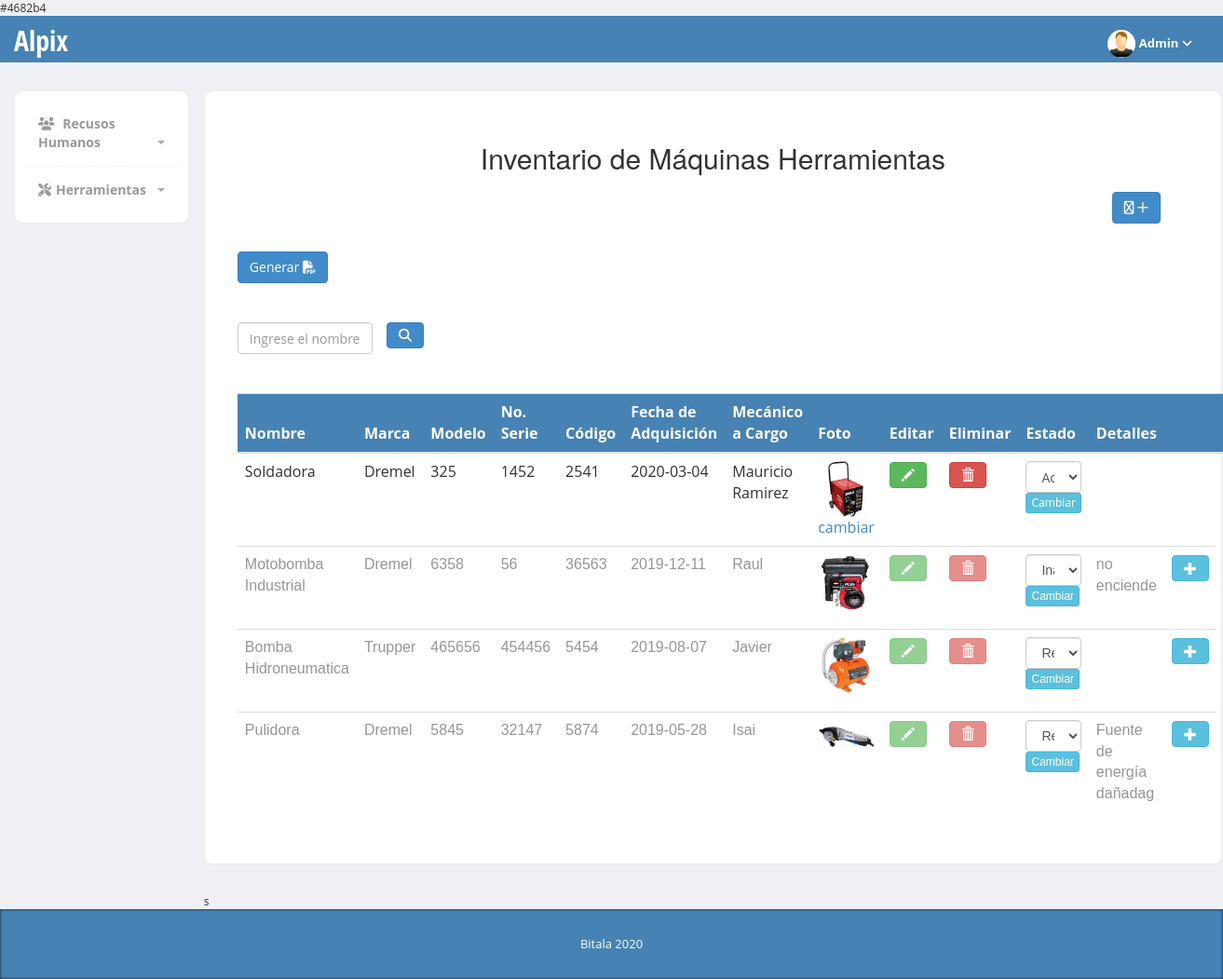
Page /MaquinasHerramientas.php (signed in) on the committed database.
### tables this page shows
CREATE TABLE `maquinash` (
  `idmaquina` int(11) NOT NULL,
  `nombre` varchar(150) NOT NULL,
  `marca` varchar(50) NOT NULL,
  `modelo` varchar(50) NOT NULL,
  `nserie` int(11) NOT NULL,
  `codigo` int(11) NOT NULL,
  `fadquisicion` date NOT NULL,
  `costo` int(11) NOT NULL,
  `estado` int(11) NOT NULL,
  `foto` varchar(60) NOT NULL,
  `falla` varchar(300) NOT NULL,
  `ideMecanico` int(11) NOT NULL
);

CREATE TABLE `mecanico` (
  `ideMecanico` int(11) NOT NULL,
  `nlista` int(11) NOT NULL,
  `nombreMec` varchar(150) NOT NULL,
  `direccion` varchar(250) NOT NULL,
  `fnacimiento` date NOT NULL,
  `sexo` varchar(20) NOT NULL,
  `telefono` varchar(10) NOT NULL,
  `sueldo` double NOT NULL,
  `clave` varchar(50) NOT NULL,
  `avatar` varchar(60) NOT NULL,
  `tipo` varchar(50) NOT NULL
);

### readMaquina.php (called while the page is built, shortened)
<?php
include 'conecciones.php';
$buscar= $_POST['buscar'];
$SQL_READ = "SELECT ma.idmaquina,ma.nombre, ma.marca, ma.modelo, ma.nserie, ma.codigo, ma.fadquisicion, ma.costo, ma.foto, ma.estado,  mec.nombreMec, mec.ideMecanico
FROM maquinash ma
INNER JOIN mecanico mec
ON ma.ideMecanico=mec.ideMecanico WHERE nombre LIKE '%".$buscar."%' AND estado =1";
$resul1 = mysqli_query($conexion,$SQL_READ);
?>

### MaquinasHerramientas.php (the view, shortened to what this page needs)
<?php
include_once('cabezeras/cabezera.php');
include_once('menu/lateral.php');
include_once('footer/footers.php');
 ?>
<!DOCTYPE html>
<html>
  <head>
    <link href="bootstrap/css/bootstrap.min.css" rel="stylesheet">
    <link href="css/styles.css" rel="stylesheet">
  </head>
  <body>
    <?php
echo  muestracabezera('');
     ?>
    <div class="page-content">
      <div class="row">
      <?php
echo menulateral('');
      ?>
          <?php
include 'conecciones.php';
?>
      <div class="col-md-10">
<div class="row">
                <div class="content-box-large">
            <div class="panel-body">
            <center><h2>Inventario de Máquinas Herramientas</h2></center>
            <div class="panel-heading">
                  <div class="panel-options">
                    <a href="#modal_formularioalta" data-toggle='modal' data-rel="collapse"><i class="btn btn-primary  fas fa-tools"> +</i></a>
                  </div>
                </div>
            </div>
<div class="panel-body">
                    <div class="row">
    <div class="col-md-3">
           <form action="indexPDFMAQ.php" method="POST" class="form_search" >
                <button class='btn btn-primary' type='submit' name='enviados' class='btn btn-success' value='submit'>
                  Generar
                  <i class='fas fa-file-pdf'></i>
              </button>
                  </form>
 </div>
</div>
</div>
<?php
$Nombre=NULL;
?>
<div class="panel-body">
                    <div class="row">
    <div class="col-md-2">
        <form action="MaquinasHerramientas.php" method="POST" class="form_search" >
                  <input type="text" placeholder="Ingrese el nombre " name="buscar" id="buscar" value="<?php echo $Nombre; ?>" class="form-control"> </div>
                      <button class='btn btn-primary btn-xl' type='submit' name='enviados' class='btn btn-success' value='submit'>
              <i class='fas fa-search'></i>
            </button>
 </div>
</div>
                  <div class="panel-body">
                    <div class="table-responsive">
                    <table class="table">
                       <thead style='background:#4682b4;' >
                      <tr>
                        <th>Nombre</th>
                        <th>Marca</th>
                        <th>Modelo</th>
                        <th>No. Serie</th>
                        <th>Código</th>
                        <th>Fecha de Adquisición</th>
                        <th>Mecánico a Cargo</th>
                        <th>Foto</th>
                        <th>Editar</th>
                        <th>Eliminar</th>
                        <th>Estado</th>
                        <th>Detalles</th>
                        <th></th>
                        <th></th>
                      </tr>
                    </thead>
                  <tbody>
<?php
include 'readMaquina.php';
  while ($row =mysqli_fetch_array($resul1)){
    if ($row['foto'] != 'img_Maquina.png') {
      $foto = 'img/uploads/maquina/'.$row['foto'];
    }else{
      $foto ='img/'.$row['foto'];
    }
    if ($row['estado']==1) {
      $texto="Activo";
    }elseif ($row['estado']==2) {
      $texto="Reparación";
    }else{
      $texto="Inactivo";
    }
?>
<tr>
 <?php $rut=$row["idmaquina"];?>
          <td><?php echo $row['nombre']; ?></td>
          <td><?php echo $row['marca'];?></td>
          <td><?php echo $row['modelo'];?> </td>
          <td><?php echo $row['nserie'];?> </td>
          <td><?php echo $row['codigo'];?> </td>
          <td><?php echo $row['fadquisicion'];?> </td>
          <td><?php echo $row['nombreMec'];?> </td>
          <td class="img_herraAct"><img  src="<?php echo $foto; ?>"  alt="imagen" onClick="this.style.height = 'auto'; this.style.width = '600px';" ondblclick="this.style.height = 'auto'; this.style.width = '60px';"/>
            <a href="javascript:void(0)" onclick="cambiar('<?php echo $row['idmaquina']; ?>')">cambiar</a>
          </td>
          <td>
          <a href="javascript:void(0)" onclick="modificar('<?php echo $row['idmaquina']; ?>')">  <i class="btn btn-success  glyphicon glyphicon-pencil"> </i> </a>
        </td>
          <td>
          <a href="javascript:void(0)" onclick="eliminar('<?php echo $row['idmaquina']; ?>')">  <i class="btn btn-danger glyphicon glyphicon-trash"> </i> </a>
          </td>
           <td>
      <form action="EstadoMaquina.php?rut=<?php echo $rut; ?>" method="POST">
         <select class="form-control" name="estado" >
          <option value="" disabled selected><?php echo $texto;?></option>
         </select>
         <input name="enviados" class="btn btn-info btn-xs" type="submit" value="Cambiar">
              </form>
          </td>
          <td></td>
          <td></td>
        </tr>
<?php
}
?>
<?php
$consulta = "SELECT ma.idmaquina,ma.nombre, ma.marca, ma.modelo, ma.nserie, ma.codigo, ma.fadquisicion, ma.costo, ma.foto, ma.falla, ma.estado,  mec.nombreMec, mec.ideMecanico
FROM maquinash ma
INNER JOIN mecanico mec
ON ma.ideMecanico=mec.ideMecanico WHERE
  nombre LIKE '%".$buscar."%' AND estado=0";
      $resultado = mysqli_query($conexion, $consulta);
      while ($row =mysqli_fetch_array($resultado)){
      if ($row['foto'] != 'img_Maquina.png') {
      $foto = 'img/uploads/maquina/'.$row['foto'];
    }else{
      $foto ='img/'.$row['foto'];
    }
    if ($row['estado']==1) {
      $texto="Activo";
    }elseif ($row['estado']==2) {
      $texto="Reparación";
    }else{
      $texto="Inactivo";
    }
?>
<tr class="deshabilitados">
  <?php $rut=$row["idmaquina"];?>
          <td><?php echo $row['nombre']; ?></td>
          <td><?php echo $row['marca'];?></td>
          <td><?php echo $row['modelo'];?> </td>
          <td><?php echo $row['nserie'];?> </td>
          <td><?php echo $row['codigo'];?> </td>
          <td><?php echo $row['fadquisicion'];?> </td>
          <td><?php echo $row['nombreMec'];?> </td>
            <td class="img_herraAct"><img  src="<?php echo $foto; ?>"  alt="imagen" onClick="this.style.height = 'auto'; this.style.width = '600px';" ondblclick="this.style.height = 'auto'; this.style.width = '60px'; " />
            </td>
          <td class="not-active" ><button class="btn btn-success  glyphicon glyphicon-pencil" id="modificar" type="button" onClick="window.location='VistaModificarMaquina.php?rut=<?php echo $rut; ?>';" disabled >
          </button></td>
          <td>
              <button  type="button" class=" btn btn-danger glyphicon glyphicon-trash" id="eliminar" onclick="preguntar(<?php echo $row['idmaquina'];?>)" disabled>  </button>
          </td>
           <td>
             <form action="EstadoMaquina.php?rut=<?php echo $rut; ?>" method="POST">
         <select class="form-control" name="estado" onchange="estado_Botones(this.value)">
          <option value="" disabled selected><?php echo $texto; ?></option>
         </select>
         <input name="enviados" class="btn btn-info btn-xs" type="submit" value="Cambiar">
              </form>
          </td>
            <td><?php echo $row['falla']; ?></td>
           <td>
            <a href="javascript:void(0)" onclick="observacion('<?php echo $row['idmaquina']; ?>')">  <i class="btn btn-info  glyphicon glyphicon-plus"> </i> </a>
          </td>
        </tr>
<?php
}
?>
<?php
$consulta = "SELECT ma.idmaquina,ma.nombre, ma.marca, ma.modelo, ma.nserie, ma.codigo, ma.fadquisicion, ma.costo, ma.foto, ma.falla, ma.estado,  mec.nombreMec, mec.ideMecanico
FROM maquinash ma
INNER JOIN mecanico mec
ON ma.ideMecanico=mec.ideMecanico WHERE
  nombre LIKE '%".$buscar."%' AND estado=2";
      $resultado = mysqli_query($conexion, $consulta);
      while ($row =mysqli_fetch_array($resultado)){
      if ($row['foto'] != 'img_Maquina.png') {
      $foto = 'img/uploads/maquina/'.$row['foto'];
    }else{
      $foto ='img/'.$row['foto'];
    }
    if ($row['estado']==1) {
      $texto="Activo";
    }elseif ($row['estado']==2) {
      $texto="Reparación";
    }else{
      $texto="Inactivo";
    }
?>
<tr class="deshabilitados">
   <?php $rut=$row["idmaquina"];?>
          <td><?php echo $row['nombre']; ?></td>
          <td><?php echo $row['marca'];?></td>
          <td><?php echo $row['modelo'];?> </td>
          <td><?php echo $row['nserie'];?> </td>
          <td><?php echo $row['codigo'];?> </td>
          <td><?php echo $row['fadquisicion'];?> </td>
          <td><?php echo $row['nombreMec'];?> </td>
            <td class="img_herraAct"><img  src="<?php echo $foto; ?>"  alt="imagen" onClick="this.style.height = 'auto'; this.style.width = '600px';" ondblclick="this.style.height = 'auto'; this.style.width = '60px';"/>
            </td>
          <td class="not-active" ><button class="btn btn-success  glyphicon glyphicon-pencil" id="modificar" type="button" onClick="window.location='VistaModificarMaquina.php?rut=<?php echo $rut; ?>';" disabled >
          </button></td>
          <td>
              <button  type="button" class=" btn btn-danger glyphicon glyphicon-trash" id="eliminar" onclick="preguntar(<?php echo $row['idmaquina'];?>)" disabled>  </button>
          </td>
           <td>
             <form action="EstadoMaquina.php?rut=<?php echo $rut; ?>" method="POST">
         <select class="form-control" name="estado" onchange="estado_Botones(this.value)">
          <option value="" disabled selected><?php echo $texto; ?></option>
         </select>
         <input name="enviados" class="btn btn-info btn-xs" type="submit" value="Cambiar">
              </form>
          </td>
             <td><?php echo $row['falla']; ?></td>
             <td>
           <a href="javascript:void(0)" onclick="observacion('<?php echo $row['idmaquina']; ?>')">  <i class="btn btn-info  glyphicon glyphicon-plus"> </i> </a>
          </td>
        </tr>
<?php
}
?>
</tbody>
</table>
</div>
                  </div>
                </div>
                s
        </div>
      </div>
    </div>
    </div>
  <?php
  echo piedepagina('');
   ?>
  </body>
</html>

### cabezeras/cabezera.php
<?php
function muestracabezera($cabe)
{
  $cabezal="<div class='header'  style='background-color: #4682b4' >
	           <div class='col-md-5' >
	              <div class='logo'>
	                 <h1><a href='#'>Alpix</a></h1>
	              </div>
	           </div>
	              <div class='navbar navbar-inverse' role='banner' >
	                  <nav class='collapse navbar-collapse bs-navbar-collapse navbar-right' role='navigation'>
	                    <ul class='nav navbar-nav'>
	                      <li class='dropdown'>
	                        <a href='cerrarSesion.php' class='dropdown-toggle' data-toggle='dropdown'><img src='./imgMecanicos/img_4499427c9c4c927c1673b0f5e7a3f86f.JPEG' style='width:30px;  height:30px; border-radius:15px;'>  ".$_SESSION["username"]."<b class=''> <i class='fas fa-angle-down'></i></b></a>
	                         <ul class='dropdown-menu animated fadeInUp'>
                            <li><a href='cerrarSesion.php'>Salir</a></li>
                          </ul>
	                      </li>
	                    </ul>
	                  </nav>
	          </div>
	</div>";
  return ($cabezal);
}
 ?>

### menu/lateral.php
<?php
function menulateral($men)
{
  $menu="<div class='col-md-2' style=''>
    <div class='sidebar content-box' style='display: block;'>
            <ul class='nav'>
                <li class='submenu'>
                     <a href='#'>
                        <i class='  fas fa-users'></i> Recusos Humanos
                        <span class='caret pull-right'></span>
                     </a>
                     <ul>
                        <li><a  href='rhempleados.php'>Empleados</a></li>
                        <li><a href='mecanicos.php'>Mecánicos</a></li>
                        <li><a href='Nomina.php'>Nómina</a></li>
                    </ul>
                </li>
                <li class='submenu'>
                    <a href='#'>
                        <i class ='fas fa-tools'></i>Herramientas
                        <span class='caret pull-right'></span>
                    </a>
                    <ul>
                        <li><a href='TodasHerramientas.php'>Herramientas</a></li>
                        <li><a href='MaquinasHerramientas.php'>Máquinas Herramientas</a></li>
                    </ul>
                </li>
            </ul>
         </div>
  </div>";
  return ($menu);
}
 ?>

### footer/footers.php
<?php
function piedepagina($men)
{
  $men="  <footer style='background-color: #4682b4'>
         <div class='container' >
            <div class='copy text-center'>
               Bitala 2020
            </div>
         </div>
      </footer>";
  return ($men);
}
 ?>

### css/styles.css (style rules this page uses)
body { font-family: 'Open Sans', sans-serif; background-color: #f7f7f7; position: relative; margin: 0px; font-size: 12px; padding: 0px; }
.page-content > .row { margin-left: 0px !important; margin-right: 0px !important; margin-top: 30px; }
footer { background-color:#2c3742; box-shadow:inset 0px 0px 3px #111; color:#fff; font-size:14px; line-height:25px; padding:10px 0px 10px 0px; bottom: 0px; }
footer .copy { font-size:13px; margin:15px 0px; }
.header { height:50px; background-color: #2c3742; }
.header .logo h1 { font-size:30px; margin:0px; padding:10px 0px; }
.header .logo h1 a { color:#fff; font-family: 'Open Sans Condensed', sans-serif; }
.header .navbar * { box-shadow:none !important; }
.header .navbar { background:none !important; border:0px !important; }
.header .navbar i { margin-right:3px; }
.header .navbar .nav > li > a { color:#fff !important; font-size:13px !important; border-bottom:0px !important; margin-top:0px !important; font-weight:bold; }
.header .navbar-collapse { border:0px !important; }
.content-box, .content-box-large { margin-bottom:30px; background:#fff; border-radius:10px; padding:10px; border-left:1px solid #eee; border-top:1px solid #eee; border-right:2px solid #eee; border-bottom:2px solid #eee; }
.content-box-large { padding: 20px; }
.sidebar ul.nav, .sidebar ul.nav ul { list-style: none; padding: 0px; margin: 0px; }
.sidebar .nav > li { margin: 0; border-bottom:1px dashed #eee; }
.sidebar .nav > li:last-child { border-bottom:0px; }
.sidebar .nav > li > a { font-size: 14px; line-height: 20px; padding: 15px 15px; color: #999; display: block; font-weight:bold; background:none; text-decoration: none; border-top:0px; font-weight:bold; }
.sidebar .nav > li > a > i { margin-right:5px; }
.sidebar .nav a .caret { float: right; width: 0; height: 0; display: inline-block; vertical-align: top; border-top: 4px solid #aaa; border-right: 4px solid transparent; border-left: 4px solid transparent; content: ""; margin-top: 8px; margin-left: 2px; }
body { background-color: #eff0f3; }
.panel-heading>.panel-options, .content-box-header .panel-options { float: right; padding-right: 15px; }
.panel-heading>.panel-options>a, .content-box-header .panel-options>a { margin-top: 10px; }
.panel-body { clear:both; }
.img_herraAct img { width: 60px; height: auto; margin: auto; }
.deshabilitados { font-family: arial; color: #959798; }

### MaquinasHerramientas.php (style rules this page uses)
thead { color: white; }

### rows in the picture
maquinash: nombre "Soldadora", marca "Dremel", modelo "325", nserie "1452", codigo "2541", fadquisicion "2020-03-04", ideMecanico.nombreMec "Mauricio Ramirez", foto (picture), estado "Activo"
maquinash: nombre "Motobomba Industrial", marca "Dremel", modelo "6358", nserie "56", codigo "36563", fadquisicion "2019-12-11", ideMecanico.nombreMec "Raul", foto (picture), estado "Inactivo", falla "no enciende"
maquinash: nombre "Bomba Hidroneumatica", marca "Trupper", modelo "465656", nserie "454456", codigo "5454", fadquisicion "2019-08-07", ideMecanico.nombreMec "Javier", foto (picture), estado "Reparación"
maquinash: nombre "Pulidora", marca "Dremel", modelo "5845", nserie "32147", codigo "5874", fadquisicion "2019-05-28", ideMecanico.nombreMec "Isai", foto (picture), estado "Reparación", falla "Fuente de energía dañadag"

### other values in the picture
$_SESSION["username"] "Admin"
